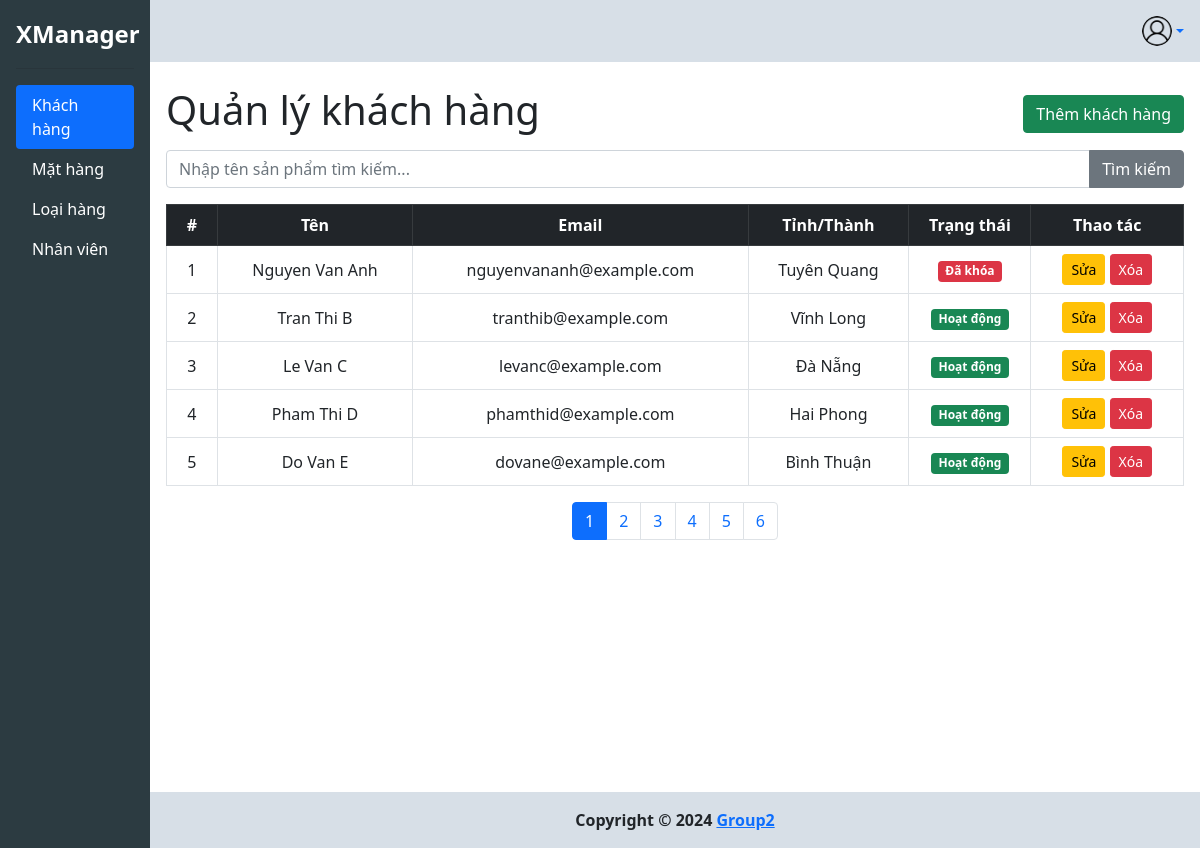
Page / (signed in) on the committed database.
### tables this page shows
CREATE TABLE `customers` (
  `CustomerID` int(11) NOT NULL,
  `CustomerName` varchar(100) NOT NULL,
  `Username` varchar(100) NOT NULL,
  `Email` varchar(150) NOT NULL,
  `Province` varchar(150) DEFAULT NULL,
  `Address` varchar(150) DEFAULT NULL,
  `Password` varchar(150) DEFAULT NULL,
  `IsLocked` tinyint(1) DEFAULT 0,
  `created_at` timestamp NOT NULL DEFAULT current_timestamp()
);

### src/Controller.php (called while the page is built, shortened)
<?php
class Controller {
    protected function render($view_name, $data = []) {
        extract($data);
        include __DIR__ . "\Views\\$view_name.php";
    }
}

### src/Controllers/UserController.php (called while the page is built, shortened)
<?php
class UserController extends Controller
{
    private $userModel;
    public function __construct()
    {
        $this->userModel = new User();
    }
    public function index(){
        $page = isset($_GET['page']) ? (int)$_GET['page'] : 1;
        $limit = 5;
        $keyword = $_GET['keyword'] ?? "";
        $customers = $this->userModel->getPaginated($page, $limit, $keyword);
        $total = $this->userModel->getTotal($keyword);
        $pageTitle = 'Quản lý khách hàng';
        $totalPages = ceil($total / $limit);
        $this->render('users/index', [
            'customers' => $customers,
            'totalPages' => $totalPages,
            'currentPage' => $page,
            'pageTitle' => $pageTitle
        ]);
    }
}

### index.php (called while the page is built, shortened)
<?php
require __DIR__. '/src/routes.php';
$uri = $_SERVER['REQUEST_URI'];
$router->match($uri);

### src/Models/User.php (called while the page is built, shortened)
<?php
class User
{
    private $mysqli;
    public function __construct()
    {
        $host = DB_HOST;
        $username = DB_USER;
        $password = DB_PASSWORD;
        $database = DB_NAME;
        $this->mysqli = new \mysqli($host, $username, $password, $database);
    }
    public function getPaginated($page, $limit, $keyword)
    {
        $offset = ($page - 1) * $limit;
        $stmt = $this->mysqli->prepare("SELECT * FROM customers WHERE CustomerName LIKE '%$keyword%' LIMIT ? OFFSET ?");
        $stmt->bind_param("ii", $limit, $offset);
        $stmt->execute();
        $result = $stmt->get_result();
        return $result->fetch_all(MYSQLI_ASSOC);
    }
}

### src/Views/users/index.php (the view, shortened to what this page needs)
    <div class="d-flex justify-content-between align-items-center my-2">
        <h1><?= $pageTitle ?></h1>
        <a href="/user/create" class="my-2 btn btn-success">Thêm khách hàng</a>
    </div>
    <form action="" method="get">
        <div class="input-group mb-3">
            <input type="text" name="keyword" class="form-control" placeholder="Nhập tên sản phẩm tìm kiếm..." aria-describedby="button-addon2" value="<?= $_GET['keyword'] ?? '' ?>">
            <button class="btn btn-secondary" type="submit" id="button-addon2">
                Tìm kiếm
            </button>
        </div>
    </form>
    <table class="table table-bordered table-hover text-center align-middle">
    <thead class="table-dark">
            <tr>
                <th width="5%">#</th>
                <th>Tên</th>
                <th>Email</th>
                <th>Tỉnh/Thành</th>
                <th width="12%">Trạng thái</th>
                <th width="15%">Thao tác</th>
            </tr>
        </thead>
        <tbody>
        <?php foreach ($customers as $index => $customer): ?>
            <tr>
                <td><?= $customer["CustomerID"] ?></td>
                <td><?= htmlspecialchars($customer["CustomerName"], ENT_QUOTES, 'UTF-8'); ?></td>
                <td><?= htmlspecialchars($customer["Email"], ENT_QUOTES, 'UTF-8'); ?></td>
                <td><?= htmlspecialchars($customer["Province"], ENT_QUOTES, 'UTF-8'); ?></td>
                <td>
                    <?= $customer["IsLocked"] == 1
                        ? '<span class="badge bg-success">Hoạt động</span>'
                        : '<span class="badge bg-danger">Đã khóa</span>';
                    ?>
                </td>
                <td>
                    <a href="/user/update/<?= $customer["CustomerID"]; ?>" class="btn btn-warning btn-sm">Sửa</a>
                    <a href="/user/delete/<?= $customer["CustomerID"]; ?>" class="btn btn-danger btn-sm">Xóa</a>
                </td>
            </tr>
        <?php endforeach; ?>
        </tbody>
    </table>
    <?php
    include_once(__DIR__ . '/../pagination.php');
    ?>
<?php include(__DIR__ . '/../layouts/layout.php'); ?>

### src/Router.php (shortened to what this page needs)
<?php
class Router {
    private $routes = [];
    public function addRoute($pattern, $callback, $middlewares = []) {
        $this->routes[$pattern] = [
            'callback' => $callback,
            'middlewares' => $middlewares
        ];
    }
    public function match($uri) {
        uksort($this->routes, function ($a, $b) {
            return strlen($b) - strlen($a);
        });
        foreach ($this->routes as $pattern => $route) {
            if (preg_match($pattern, $uri, $matches)) {
                array_shift($matches);
                call_user_func_array($route['callback'], $matches);
                return;
            }
        }
    }
}

### src/Views/layouts/layout.php (style rules this page uses)
:root { --header: 70px; --footer: 56px; }

### rows in the picture
customers: CustomerID "1", CustomerName "Nguyen Van Anh", Email "nguyenvananh@example.com", Province "Tuyên Quang", IsLocked "Đã khóa"
customers: CustomerID "2", CustomerName "Tran Thi B", Email "tranthib@example.com", Province "Vĩnh Long", IsLocked "Hoạt động"
customers: CustomerID "3", CustomerName "Le Van C", Email "levanc@example.com", Province "Đà Nẵng", IsLocked "Hoạt động"
customers: CustomerID "4", CustomerName "Pham Thi D", Email "phamthid@example.com", Province "Hai Phong", IsLocked "Hoạt động"
customers: CustomerID "5", CustomerName "Do Van E", Email "dovane@example.com", Province "Bình Thuận", IsLocked "Hoạt động"
